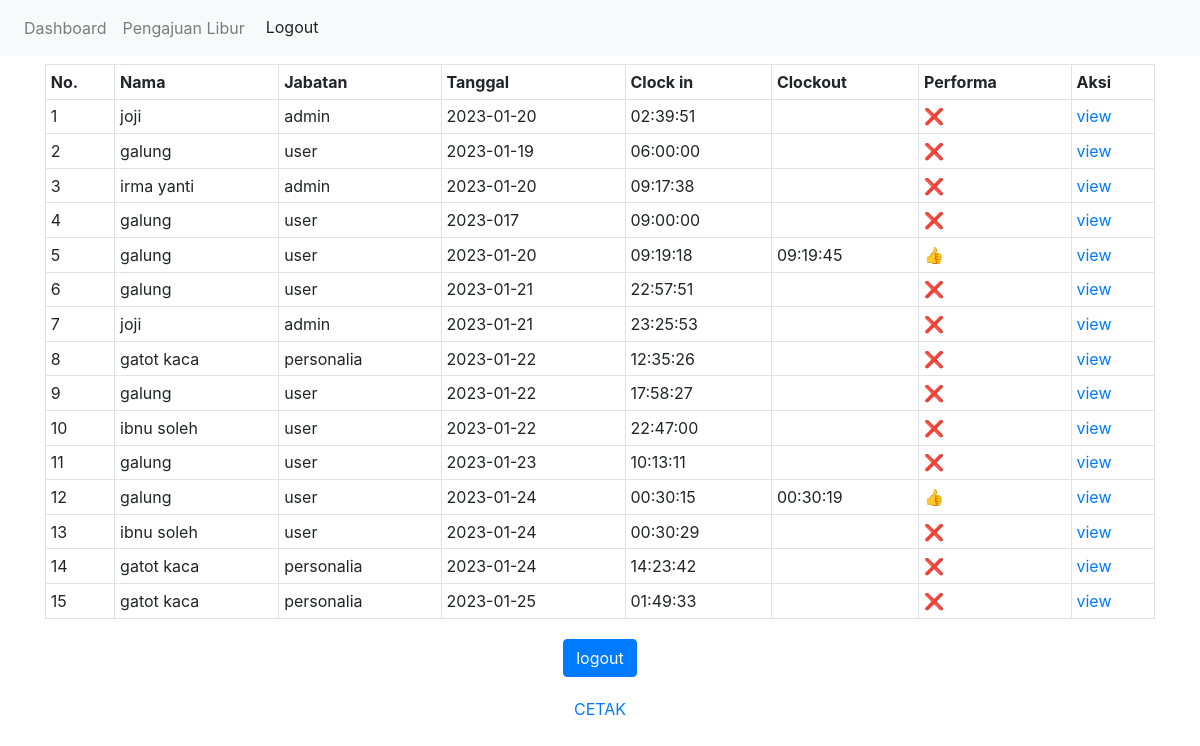
Page /dashboard/index-admin.php (signed in) on the committed database.
### tables this page shows
CREATE TABLE `absensi` (
  `id` int(11) NOT NULL,
  `user_id` int(5) NOT NULL,
  `tgl` varchar(255) DEFAULT NULL,
  `jam_masuk` varchar(255) DEFAULT NULL,
  `jam_keluar` varchar(255) DEFAULT NULL
);

CREATE TABLE `users` (
  `id` int(11) NOT NULL,
  `user_id` int(8) NOT NULL,
  `password` varchar(255) NOT NULL,
  `nama_lengkap` varchar(255) NOT NULL,
  `role` varchar(255) NOT NULL
);

### dashboard/index-admin.php (the view, shortened to what this page needs)
<!DOCTYPE html>
<html lang="en">
<?php
include("header.php");
include("navbar-admin.php");
?>
<div class="container">
    <form action="" method="POST">
        <div class="table-responsive">
            <table class="table table-bordered table-sm">
                <tr class="tr">
                    <th class="th">No.</th>
                    <th class="th">Nama</th>
                    <th class="th">Jabatan</th>
                    <th class="th">Tanggal</th>
                    <th class="th">Clock in</th>
                    <th class="th">Clockout</th>
                    <th class="th">Performa</th>
                    <th class="th">Aksi</th>
                </tr>
                <?php
                include("../connection.php");
                $sql = "SELECT * FROM users JOIN absensi ON users.user_id = absensi.user_id";
                $result = $db->query($sql);
                $no = 1;
                while ($data = $result->fetch_assoc()) {
                    echo "<tr class='tr'>";
                    echo "<td class='td'>" . $no++ . "</td>";
                    echo "<td class='td'>" . $data['nama_lengkap'] . "</td>";
                    echo "<td class='td'>" . $data['role'] . "</td>";
                    echo "<td class='td'>" . $data['tgl'] . "</td>";
                    echo "<td class='td'>" . $data['jam_masuk'] . "</td>";
                    echo "<td class='td'>" . $data['jam_keluar'] . "</td>";
                    if (!empty($data['jam_masuk']) && !empty($data['jam_keluar'])) {
                        echo "<td class='td'> 👍 </td>";
                    } else {
                        echo "<td class='td'> ❌ </td>";
                    }
                    echo "<td class='td'>" . '<a href="view.php?id=' . $data['user_id'] . '">view</a>' . "</td>";
                    echo "</tr>";
                }
                ?>
            </table>
            <div style="display: flex; justify-content:center;align-items:center; margin-top: 20px;">
                <form action="" method="POST">
                    <button type="submit" name="logout" class="btn btn-primary">logout</button>
                </form>
            </div>
        </div>
    </form>
</div>
<div style="display: flex; justify-content:center;align-items:center; margin-top: 20px;">
    <a href="cetak.php" target="_blank">CETAK</a>
</div>
</body>
</html>

### dashboard/header.php (shortened to what this page needs)
<head>
    <link rel="stylesheet" href="https://cdn.jsdelivr.net/npm/bootstrap@4.6.2/dist/css/bootstrap.min.css">
</head>

### dashboard/navbar-admin.php
<body>
    <nav class="navbar navbar-expand-sm bg-light navbar-light">
        <ul class="navbar-nav">
            <li class="nav-item">
                <a class="nav-link" href="index-admin.php">Dashboard</a>
            </li>
            <li class="nav-item">
                <a class="nav-link" href="admin/dayoff-user.php">Pengajuan Libur</a>
            </li>
            <li class="nav-item">
                <form action="" method="POST">
                    <button type="submit" name="logout" class="btn">Logout</button>
                </form>
            </li>
        </ul>
    </nav>

### rows in the picture
absensi: users.nama_lengkap "joji", users.role "admin", tgl "2023-01-20", jam_masuk "02:39:51"
absensi: users.nama_lengkap "galung", users.role "user", tgl "2023-01-19", jam_masuk "06:00:00"
absensi: users.nama_lengkap "irma yanti", users.role "admin", tgl "2023-01-20", jam_masuk "09:17:38"
absensi: users.nama_lengkap "galung", users.role "user", tgl "2023-017", jam_masuk "09:00:00"
absensi: users.nama_lengkap "galung", users.role "user", tgl "2023-01-20", jam_masuk "09:19:18", jam_keluar "09:19:45"
absensi: users.nama_lengkap "galung", users.role "user", tgl "2023-01-21", jam_masuk "22:57:51"
absensi: users.nama_lengkap "joji", users.role "admin", tgl "2023-01-21", jam_masuk "23:25:53"
absensi: users.nama_lengkap "gatot kaca", users.role "personalia", tgl "2023-01-22", jam_masuk "12:35:26"
absensi: users.nama_lengkap "galung", users.role "user", tgl "2023-01-22", jam_masuk "17:58:27"
absensi: users.nama_lengkap "ibnu soleh", users.role "user", tgl "2023-01-22", jam_masuk "22:47:00"
absensi: users.nama_lengkap "galung", users.role "user", tgl "2023-01-23", jam_masuk "10:13:11"
absensi: users.nama_lengkap "galung", users.role "user", tgl "2023-01-24", jam_masuk "00:30:15", jam_keluar "00:30:19"
absensi: users.nama_lengkap "ibnu soleh", users.role "user", tgl "2023-01-24", jam_masuk "00:30:29"
absensi: users.nama_lengkap "gatot kaca", users.role "personalia", tgl "2023-01-24", jam_masuk "14:23:42"
absensi: users.nama_lengkap "gatot kaca", users.role "personalia", tgl "2023-01-25", jam_masuk "01:49:33"
